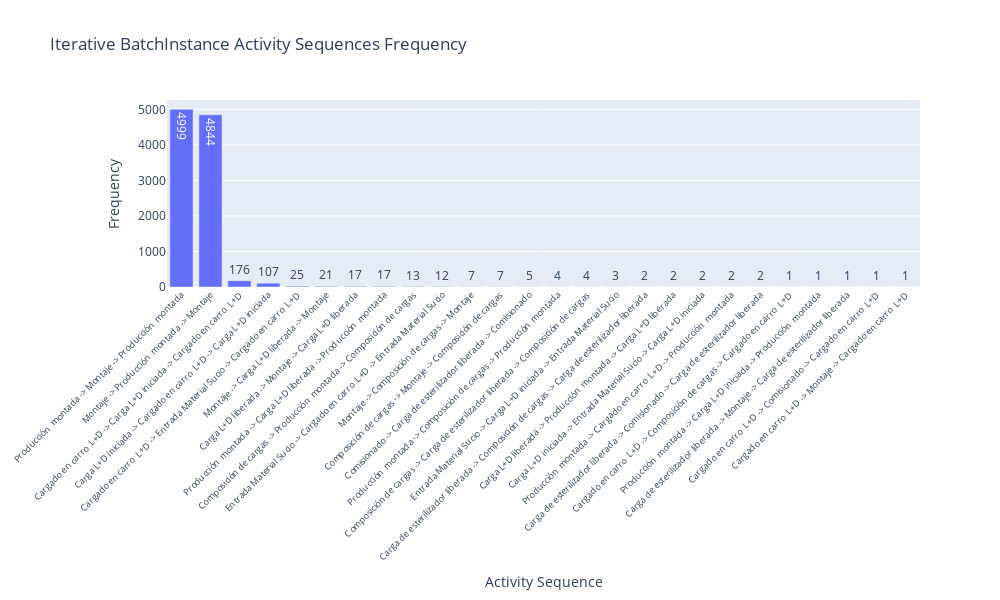

The notebook cell this image was saved under:
### Code cell
cypher_limit_iterat_frequency = """
    MATCH p=(n:BatchInstance)-[r:DF_BATCH_RESOURCE]->(n1:BatchInstance)-[r1:DF_BATCH_RESOURCE]->(n2:BatchInstance)

    WHERE n.activity=n2.activity 
    and n.activity<>n1.activity 
    and n.resource_sys_id=n1.resource_sys_id 
    and n1.resource_sys_id=n2.resource_sys_id 
    and (duration.inSeconds(n.earliest_timestamp, n2.earliest_timestamp).seconds)<300

RETURN distinct n.activity as batchInstance_activity1, n1.activity as batchInstance_activity2, n2.activity as batchInstance_activity3, count(*) as frequency
ORDER BY frequency desc
"""

def limit_iterat_frequency(uri, username, password, cypher_limit_iterat_frequency):
    driver = GraphDatabase.driver(uri, auth=(username, password))
    with driver.session() as session:
        result = session.run(cypher_limit_iterat_frequency)
        data = result.data()
        return data
    

results_limit_iterat_frequency = limit_iterat_frequency(uri, username, password, cypher_limit_iterat_frequency)

sequences = [f"{record['batchInstance_activity1']} -> {record['batchInstance_activity2']} -> {record['batchInstance_activity3']}" for record in results_limit_iterat_frequency]
frequencies = [record['frequency'] for record in results_limit_iterat_frequency]

fig = px.bar(x=sequences, y=frequencies, title='Iterative BatchInstance Activity Sequences Frequency',
             labels={'x': 'Activity Sequence', 'y': 'Frequency'},
             text=frequencies)

fig.update_layout(xaxis_tickangle=-45, xaxis_title='Activity Sequence', yaxis_title='Frequency', xaxis_tickfont_size=9, width=1000, height=600)

fig.show()

#pio.write_image(fig, 'Iterative BatchInstance Activity Sequences Frequency.png', width=800, height=600, scale=3)

### Figure 1 — Plotly figure (JSON) as saved in the notebook; plotly's stock layout.template omitted (floating-point values rounded to 4 significant figures)
{"data": [{"alignmentgroup": "True", "hovertemplate": "Activity Sequence=%{x}<br>Frequency=%{y}<br>text=%{text}<extra></extra>", "legendgroup": "", "marker": {"color": "#636efa", "pattern": {"shape": ""}}, "name": "", "offsetgroup": "", "orientation": "v", "showlegend": false, "text": [4999, 4844, 176, 107, 25, 21, 17, 17, 13, 12, 7, 7, 5, 4, 4, 3, 2, 2, 2, 2, 2, 1, 1, 1, 1, 1], "textposition": "auto", "type": "bar", "x": ["Producción  montada -> Montaje -> Producción  montada", "Montaje -> Producción  montada -> Montaje", "Cargado en carro  L+D -> Carga L+D iniciada -> Cargado en carro  L+D", "Carga L+D iniciada -> Cargado en carro  L+D -> Carga L+D iniciada", "Cargado en carro  L+D -> Entrada Material Sucio -> Cargado en carro  L+D", "Montaje -> Carga L+D liberada -> Montaje", "Carga L+D liberada -> Montaje -> Carga L+D liberada", "Producción  montada -> Carga L+D liberada -> Producción  montada", "Composición de cargas -> Producción  montada -> Composición de cargas", "Entrada Material Sucio -> Cargado en carro  L+D -> Entrada Material Sucio", "Montaje -> Composición de cargas -> Montaje", "Composición de cargas -> Montaje -> Composición de cargas", "Comisionado -> Carga de esterilizador liberada -> Comisionado", "Producción  montada -> Composición de cargas -> Producción  montada", "Composición de cargas -> Carga de esterilizador liberada -> Composición de cargas", "Entrada Material Sucio -> Carga L+D iniciada -> Entrada Material Sucio", "Carga de esterilizador liberada -> Composición de cargas -> Carga de esterilizador liberada", "Carga L+D liberada -> Producción  montada -> Carga L+D liberada", "Carga L+D iniciada -> Entrada Material Sucio -> Carga L+D iniciada", "Producción  montada -> Cargado en carro  L+D -> Producción  montada", "Carga de esterilizador liberada -> Comisionado -> Carga de esterilizador liberada", "Cargado en carro  L+D -> Composición de cargas -> Cargado en carro  L+D", "Producción  montada -> Carga L+D iniciada -> Producción  montada", "Carga de esterilizador liberada -> Montaje -> Carga de esterilizador liberada", "Cargado en carro  L+D -> Comisionado -> Cargado en carro  L+D", "Cargado en carro  L+D -> Montaje -> Cargado en carro  L+D"], "xaxis": "x", "y": [4999, 4844, 176, 107, 25, 21, 17, 17, 13, 12, 7, 7, 5, 4, 4, 3, 2, 2, 2, 2, 2, 1, 1, 1, 1, 1], "yaxis": "y"}], "layout": {"barmode": "relative", "height": 600, "legend": {"tracegroupgap": 0}, "title": {"text": "Iterative BatchInstance Activity Sequences Frequency"}, "width": 1000, "xaxis": {"anchor": "y", "domain": [0, 1], "tickangle": -45, "tickfont": {"size": 9}, "title": {"text": "Activity Sequence"}}, "yaxis": {"anchor": "x", "domain": [0, 1], "title": {"text": "Frequency"}}}}
